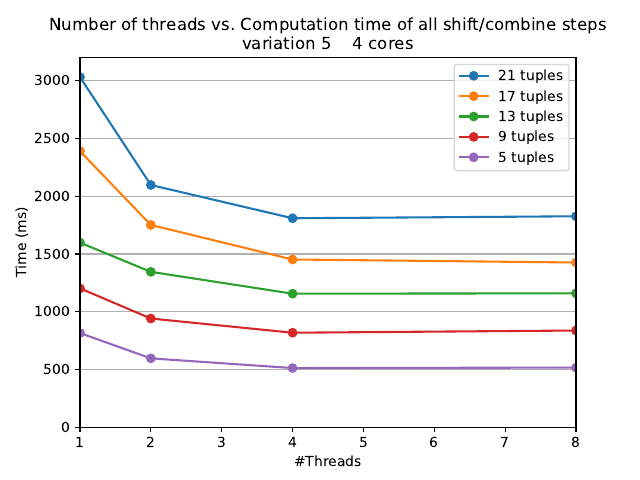

Reproduce this figure in Python.
import numpy as np
import matplotlib.pyplot as plt

stats = np.loadtxt('comparison.csv', delimiter=',', skiprows=1)

stats1 = stats[stats[:,0]==5]
stats2 = stats[stats[:,0]==9]
stats3 = stats[stats[:,0]==13]
stats4 = stats[stats[:,0]==17]
stats5 = stats[stats[:,0]==21]
print(stats1)

f, (ax1) = plt.subplots(1, 1, sharey=True)
ax1.plot(stats5[:,1],stats5[:,2],marker='o')
ax1.plot(stats4[:,1],stats4[:,2],marker='o')
ax1.plot(stats3[:,1],stats3[:,2],marker='o')
ax1.plot(stats2[:,1],stats2[:,2],marker='o')
ax1.plot(stats1[:,1],stats1[:,2],marker='o')
ax1.set_title('Number of threads vs. Computation time of all shift/combine steps\nvariation 5    4 cores')
ax1.axis([1,8,0,3200])
ax1.set_xlabel('#Threads')
ax1.set_ylabel('Time (ms)')
ax1.grid(True, 'major', 'y')
ax1.legend(('21 tuples','17 tuples','13 tuples','9 tuples','5 tuples'))
#plt.show()
plt.savefig('comparison.pdf')